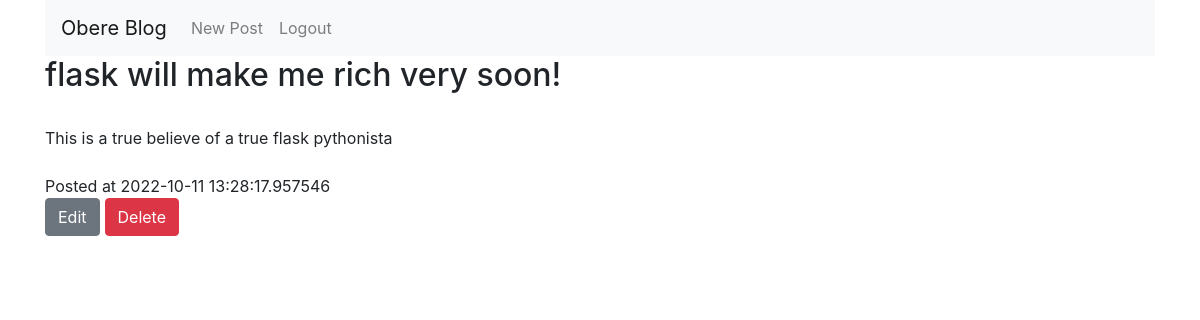
The page /entries/1 (signed in) on the database as committed earlier.
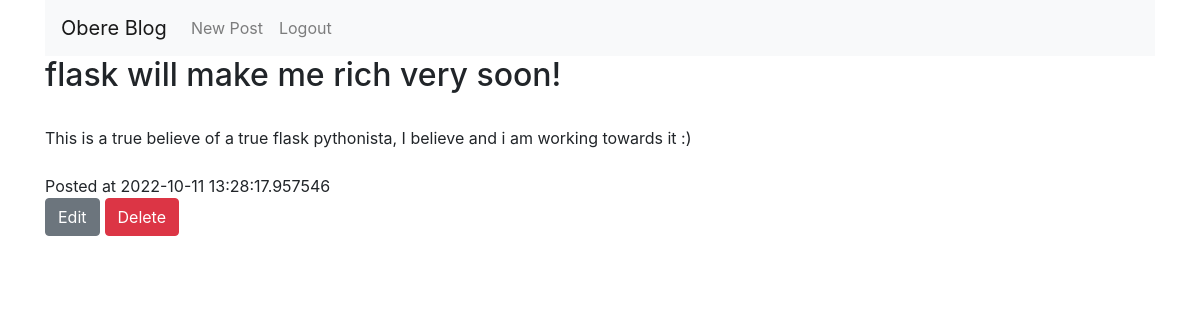
The same page on the database as committed later.
### flask_blog/models.py (models this page shows, shortened)
class Entry(db.Model):
    __tablename__ = 'entries'
    id = db.Column(db.Integer,primary_key=True)
    title = db.Column(db.String(50),unique=True)
    text= db.Column(db.Text)
    created_at = db.Column(db.DateTime)

### flask_blog/views.py (the view)
@app.route('/entries/<int:id>', methods=['GET'])
@login_required
def show_entry(id):
    if not session.get('logged_in'):
        return redirect(url_for('login'))
    entry = Entry.query.get(id)
    return render_template('entries/show.html', entry=entry)

### flask_blog/views.py (called while the page is built)
def login_required(view):
    @wraps(view)
    def inner(*args,**kwargs):
        if not session.get('logged_in'):
            return redirect(url_for('login'))
        return view(*args,**kwargs)
    return inner

### flask_blog/templates/entries/show.html
{% extends 'entries/base.html' %} {% block content %}
<div class="container">
<h2>{{ entry.title }}</h2>
<br>
{{ entry.text }}
<br><br>
Posted at {{ entry.created_at }} <br>
<div class="btn-group">
    <form action="{{ url_for('edit_entry', id=entry.id) }}"
   method="GET">
    <button type="submit" class="btn btn-secondary">Edit</button>
    </form>
    <form action="{{ url_for('delete_entry', id=entry.id) }}"
method="post">
 <button type="submit" class="btn btn-danger"
style="margin-left:5px">Delete</button>
 </form>
   </div>
</div>
{% endblock %}

Rows that differ between the two databases and show on the page:
changed Entry "flask will make me rich very soon!": text "This is a true believe of a true flask pythonista" → "This is a true believe of a true flask pythonista, I believe and i am working towards it :)"
